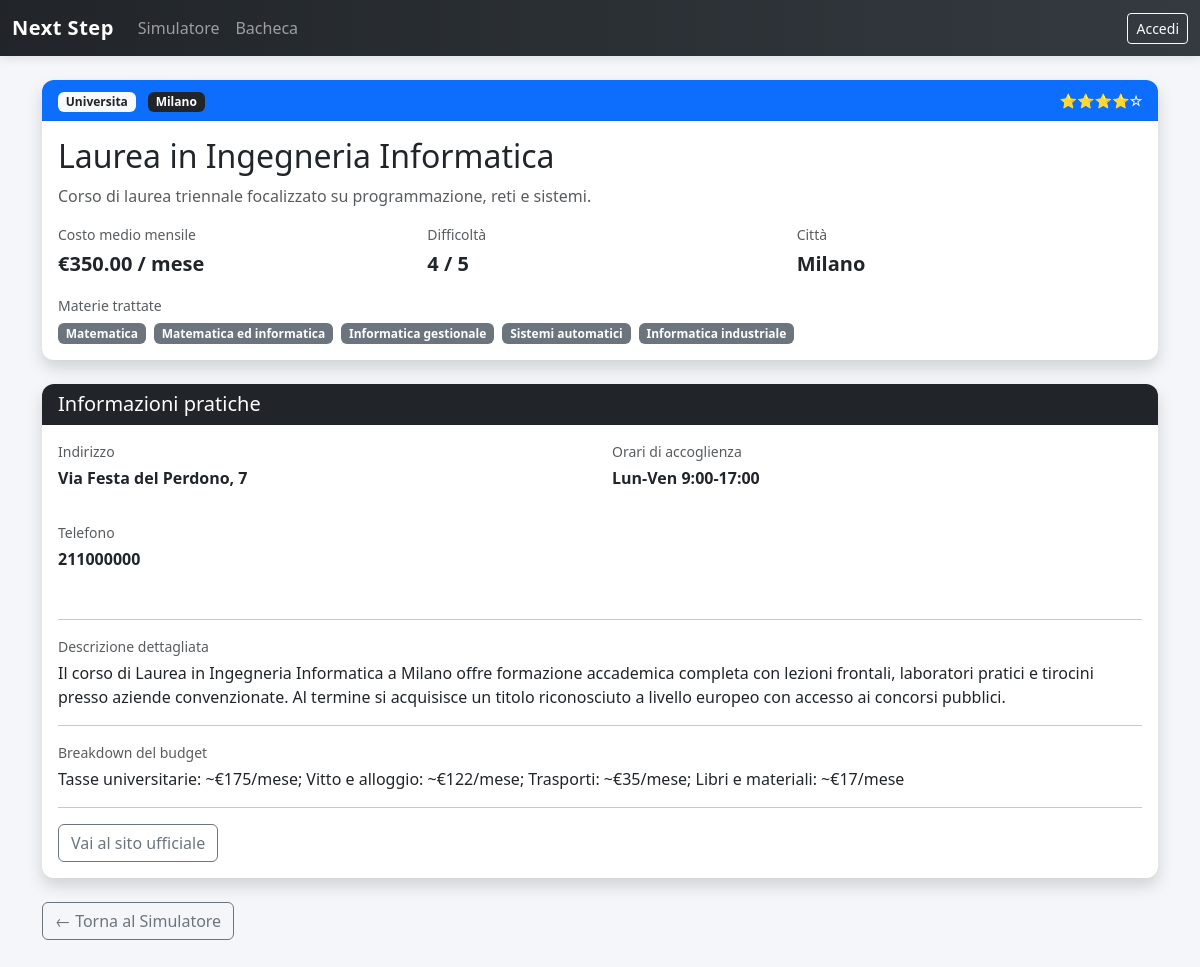
/userPages/dettagliPercorso.php?idPercorso=1, run on the app's committed database.
### tables this page shows
CREATE TABLE percorsi (
    idPercorso        INT           AUTO_INCREMENT NOT NULL,
    titolo            VARCHAR(150)  NOT NULL,
    descrizione       TEXT          NOT NULL,
    costoMedioMensile DECIMAL(10,2) NOT NULL,
    difficolta        INT           NOT NULL CHECK (difficolta BETWEEN 1 AND 5),
    citta             VARCHAR(100)  NOT NULL,
    idCategoria       INT           NOT NULL,
    PRIMARY KEY (idPercorso),
    FOREIGN KEY (idCategoria) REFERENCES categorie(idCategoria)
);

CREATE TABLE categorie (
    idCategoria   INT         AUTO_INCREMENT NOT NULL,
    nomeCategoria VARCHAR(50) NOT NULL UNIQUE,
    PRIMARY KEY (idCategoria)
);

CREATE TABLE dettagliPercorsi (
    idDettaglio      INT           AUTO_INCREMENT NOT NULL,
    idPercorso       INT           NOT NULL UNIQUE,
    descrizione      TEXT          NOT NULL,
    indirizzo        VARCHAR(100)  NOT NULL,
    orariAccoglienza VARCHAR(100)  NOT NULL,
    breakdownBudget  TEXT          NOT NULL,
    nrTelefono       VARCHAR(20)   NOT NULL,
    url              VARCHAR(2048) NOT NULL,
    PRIMARY KEY (idDettaglio),
    FOREIGN KEY (idPercorso) REFERENCES percorsi(idPercorso) ON DELETE CASCADE
);

### userPages/dettagliPercorso.php (the view, shortened to what this page needs)
<?php
$idPercorso = (int) $_GET['idPercorso'];
$db = DBHandler::getPDO();
$stmt = $db->prepare("
    SELECT p.*, c.nomeCategoria
    FROM percorsi p
    JOIN categorie c ON p.idCategoria = c.idCategoria
    WHERE p.idPercorso = ?
");
$stmt->execute([$idPercorso]);
$percorso = $stmt->fetch(PDO::FETCH_ASSOC);
$stmtD = $db->prepare("SELECT * FROM dettagliPercorsi WHERE idPercorso = ?");
$stmtD->execute([$idPercorso]);
$dettagli = $stmtD->fetch(PDO::FETCH_ASSOC);
$stmtM = $db->prepare("
    SELECT m.nomeMateria
    FROM materie m
    JOIN percorsiMaterie pm ON m.idMateria = pm.idMateria
    WHERE pm.idPercorso = ?
");
$stmtM->execute([$idPercorso]);
$materie = $stmtM->fetchAll(PDO::FETCH_COLUMN);
$costoHtml = ($percorso['costoMedioMensile'] == 0)
    ? "<span class='text-success fw-bold fs-5'>Gratuito</span>"
    : "<span class='fw-bold fs-5'>€" . number_format($percorso['costoMedioMensile'], 2) . " / mese</span>";
$stelle = str_repeat('⭐', $percorso['difficolta']) . str_repeat('☆', 5 - $percorso['difficolta']);
?>
<link href="../css/style.css" rel="stylesheet">
<div class="container mt-4 mb-5">
    <div class="card shadow border-0 mb-4">
        <div class="card-header bg-primary text-white d-flex justify-content-between align-items-center">
            <div>
                <span class="badge bg-light text-dark me-2"><?= htmlspecialchars($percorso['nomeCategoria']) ?></span>
                <span class="badge bg-dark"><?= htmlspecialchars($percorso['citta']) ?></span>
            </div>
            <small><?= $stelle ?></small>
        </div>
        <div class="card-body">
            <h2 class="card-title"><?= htmlspecialchars($percorso['titolo']) ?></h2>
            <p class="text-muted"><?= htmlspecialchars($percorso['descrizione']) ?></p>
            <div class="row mt-3">
                <div class="col-sm-4">
                    <p class="mb-1 text-muted small">Costo medio mensile</p>
                    <?= $costoHtml ?>
                </div>
                <div class="col-sm-4">
                    <p class="mb-1 text-muted small">Difficoltà</p>
                    <span class="fw-bold fs-5"><?= $percorso['difficolta'] ?> / 5</span>
                </div>
                <div class="col-sm-4">
                    <p class="mb-1 text-muted small">Città</p>
                    <span class="fw-bold fs-5"> <?= htmlspecialchars($percorso['citta']) ?></span>
                </div>
            </div>
            <?php if (!empty($materie)): ?>
                <div class="mt-3">
                    <p class="mb-1 text-muted small">Materie trattate</p>
                    <?php foreach ($materie as $m): ?>
                        <span class="badge bg-secondary me-1"><?= htmlspecialchars($m) ?></span>
                    <?php endforeach; ?>
                </div>
            <?php endif; ?>
        </div>
    </div>
    <?php if ($dettagli): ?>
    <div class="card shadow border-0 mb-4">
        <div class="card-header bg-dark text-white">
            <h5 class="mb-0">Informazioni pratiche</h5>
        </div>
        <div class="card-body">
            <div class="row">
                <div class="col-md-6 mb-3">
                    <p class="text-muted small mb-1">Indirizzo</p>
                      <p class="fw-bold"> <?= htmlspecialchars($dettagli['indirizzo']) ?></p>
                </div>
                <div class="col-md-6 mb-3">
                    <p class="text-muted small mb-1">Orari di accoglienza</p>
                    <p class="fw-bold"><?= htmlspecialchars($dettagli['orariAccoglienza']) ?></p>
                </div>
                <div class="col-md-6 mb-3">
                    <p class="text-muted small mb-1">Telefono</p>
                    <p class="fw-bold"><?= htmlspecialchars($dettagli['nrTelefono']) ?></p>
                </div>
            </div>
            <?php if (!empty($dettagli['descrizione'])): ?>
                <hr>
                <p class="text-muted small mb-1">Descrizione dettagliata</p>
                <p><?= nl2br(htmlspecialchars($dettagli['descrizione'])) ?></p>
            <?php endif; ?>
            <?php if (!empty($dettagli['breakdownBudget'])): ?>
                <hr>
                <p class="text-muted small mb-1">Breakdown del budget</p>
                <p><?= nl2br(htmlspecialchars($dettagli['breakdownBudget'])) ?></p>
            <?php endif; ?>
        <?php if (!empty($dettagli['url'])): ?>
    <hr>
    <a href="<?= htmlspecialchars($dettagli['url']) ?>"
       target="_blank"
       rel="noopener noreferrer"
       class="btn btn-outline-secondary">
        Vai al sito ufficiale
    </a>
<?php endif; ?>
        </div>
    </div>
    <?php else: ?>
    <div class="alert alert-info">
         I dettagli aggiuntivi per questo percorso non sono ancora stati inseriti.
    </div>
    <?php endif; ?>
    <div class="d-flex gap-2">
        <a href="home.php" class="btn btn-outline-secondary">← Torna al Simulatore</a>
    </div>
</div>
</body>
</html>

### css/style.css (style rules this page uses)
:root { --primary-color: #0d6efd; --primary-hover: #0b5ed7; --bg-color: #f4f6f9; --card-shadow: 0 4px 6px rgba(0, 0, 0, 0.05); --card-hover-shadow: 0 10px 15px rgba(0, 0, 0, 0.1); --chat-me-bg: #dcf8c6; --chat-partner-bg: #ffffff; --radius-standard: 12px; }
body { background-color: var(--bg-color); font-family: 'Segoe UI', Roboto, 'Helvetica Neue', Arial, sans-serif; color: #333; }
.card { border: none; border-radius: var(--radius-standard); box-shadow: var(--card-shadow); transition: transform 0.2s ease, box-shadow 0.2s ease; background-color: #fff; overflow: hidden; }
.card-header { border-bottom: 1px solid rgba(0,0,0,0.05); font-weight: 600; }

### data on the page
percorsi: idCategoria.nomeCategoria "Universita", citta "Milano", difficolta "⭐⭐⭐⭐☆", titolo "Laurea in Ingegneria Informatica", descrizione "Corso di laurea triennale focalizzato su programmazione, reti e sistemi.", costoMedioMensile "350.00", difficolta "4"
dettaglipercorsi: indirizzo "Via Festa del Perdono, 7", orariAccoglienza "Lun-Ven 9:00-17:00", nrTelefono "211000000", descrizione "Il corso di Laurea in Ingegneria Informatica a Milano offre formazione accademica completa con lezioni frontali, laboratori pratici e tirocini presso aziende convenzionate. Al termine si acquisisce un titolo riconosciuto a livello europeo con accesso ai concorsi pubblici.", breakdownBudget "Tasse universitarie: ~€175/mese; Vitto e alloggio: ~€122/mese; Trasporti: ~€35/mese; Libri e materiali: ~€17/mese"

### other printed values
$m "Matematica"
$m "Matematica ed informatica"
$m "Informatica gestionale"
$m "Sistemi automatici"
$m "Informatica industriale"
